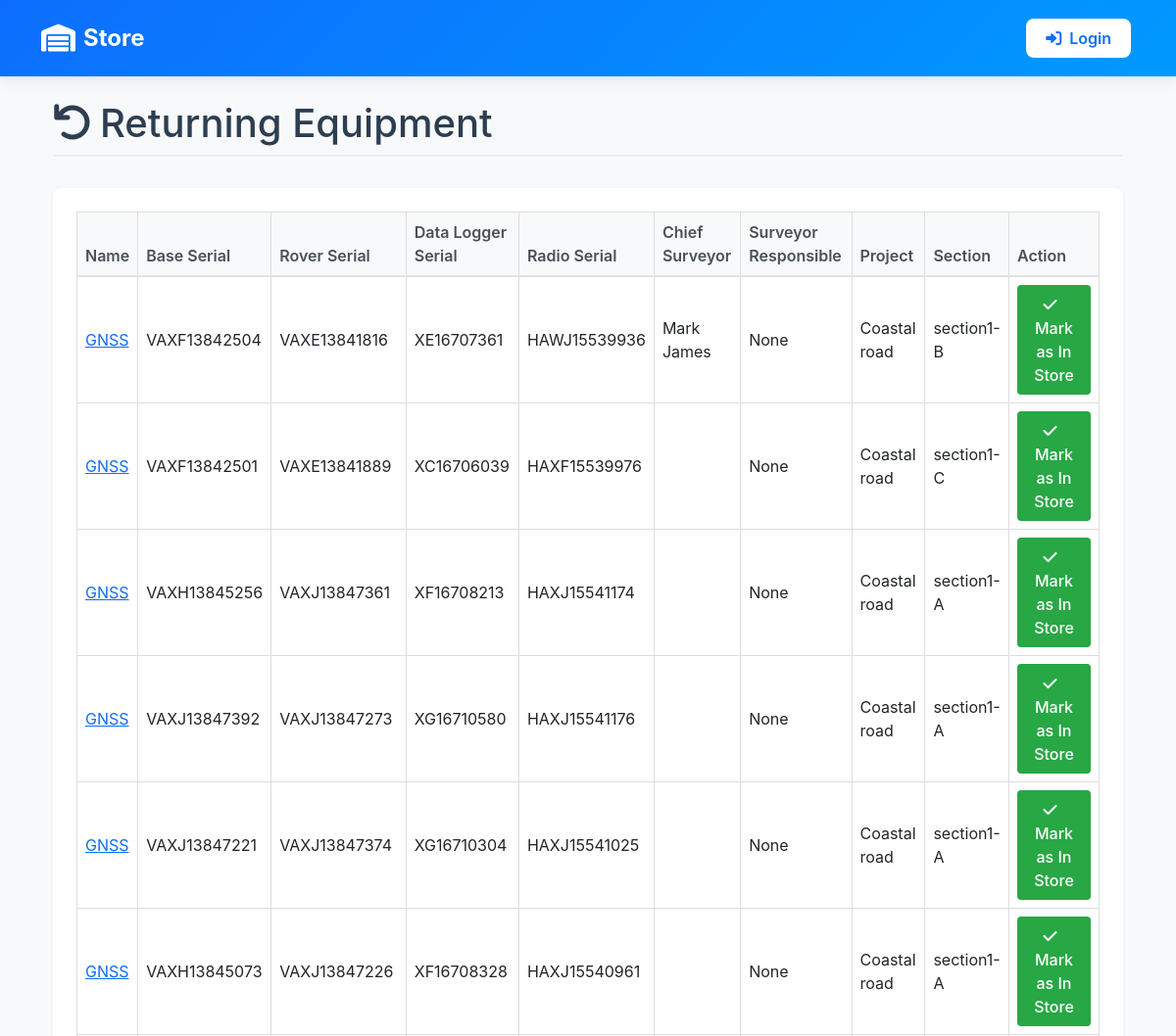
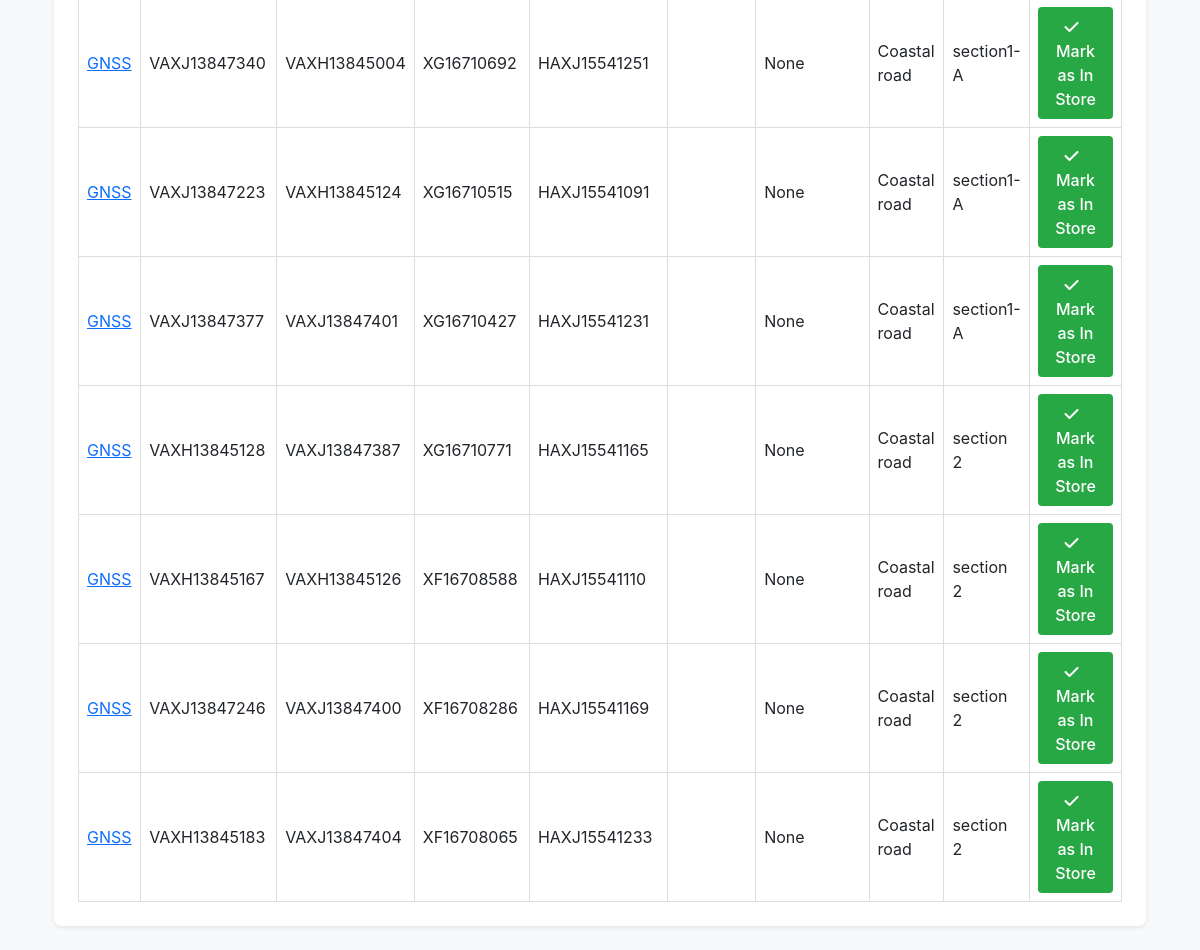
Screenshot of /inventory/store/returning/ with the database file from the repository (2 pictures, top to bottom).
### inventory/models.py (models this page shows, shortened)
class EquipmentsInSurvey(models.Model):
    name = models.CharField(max_length=100)
    date_of_receiving_from_supplier = models.DateField()
    supplier = models.CharField(max_length=20)
    base_serial = models.CharField(max_length=100)
    roover_serial = models.CharField(max_length=100)
    data_logger_serial = models.CharField(max_length=100)
    radio_serial = models.CharField(max_length=100)
    chief_surveyor = models.ForeignKey(User, on_delete=models.CASCADE, null=True)
    surveyor_responsible = models.CharField(max_length=100, null=True)
    project = models.CharField(max_length=20)
    section = models.CharField(max_length=100)
    date_receiving_from_department = models.DateField()
    status = models.CharField(choices=[('In Store', 'In Store'), ('In Field', 'In Field'), ('With Chief Surveyor', 'With Chief Surveyor'), ('Returning', 'Returning')], max_length=100, default='In Store')

### inventory/views.py (the view, shortened to what this page needs)
# urls.py: path('store/returning/', views.store_returning, name='store_returning')
def store_returning(request):
    data = EquipmentsInSurvey.objects.filter(status='Returning')
    return render(request, 'inventory/store_returning.html', {'data': data})

### inventory/context_processors.py (called while the page is built)
def is_admin(request):
    return {'is_admin': request.user.is_authenticated and request.user.is_superuser}

### inventory/templates/inventory/store_returning.html (shortened to what this page needs)
{% extends 'base_dashboard.html' %}
{% load static %}
{% block content %}
<div class="container py-4">
    <h1 class="page-title">
        <i class="fas fa-undo me-2"></i>Returning Equipment
    </h1>
    {% if data %}
    <div class="table-container">
        <div class="table-responsive">
            <table class="table table-hover">
                <thead>
                    <tr>
                        <th>Name</th>
                        <th>Base Serial</th>
                        <th>Rover Serial</th>
                        <th>Data Logger Serial</th>
                        <th>Radio Serial</th>
                        <th>Chief Surveyor</th>
                        <th>Surveyor Responsible</th>
                        <th>Project</th>
                        <th>Section</th>
                        <th>Action</th>
                    </tr>
                </thead>
                <tbody>
                    {% for equipment in data %}
                    <tr>
                        <td><a href="{% url 'equipment_detail' equipment.id %}">{{ equipment.name }}</a></td>
                        <td>{{ equipment.base_serial }}</td>
                        <td>{{ equipment.roover_serial }}</td>
                        <td>{{ equipment.data_logger_serial }}</td>
                        <td>{{ equipment.radio_serial }}</td>
                        <td>{{ equipment.chief_surveyor.get_full_name }}</td>
                        <td>{{ equipment.surveyor_responsible }}</td>
                        <td>{{ equipment.project }}</td>
                        <td>{{ equipment.section }}</td>
                        <td>
                            <form method="post" style="display: inline;">
                                <button type="submit" class="btn btn-store">
                                    <i class="fas fa-check me-2"></i>Mark as In Store
                                </button>
                            </form>
                        </td>
                    </tr>
                    {% endfor %}
                </tbody>
            </table>
        </div>
    </div>
    {% else %}
    <div class="empty-state">
        <i class="fas fa-check-circle"></i>
        <h3>No Returning Equipment</h3>
        <p>There are currently no equipment items marked as returning.</p>
    </div>
    {% endif %}
</div>
{% endblock %}

### inventory/templates/inventory/store_returning.html (style rules this page uses)
.table-container { background: white; border-radius: 8px; box-shadow: 0 0.125rem 0.25rem rgba(0, 0, 0, 0.075); padding: 1.5rem; margin-top: 2rem; }
.table { margin-bottom: 0; }
.table th { background-color: #f8f9fa; border-bottom: 2px solid #dee2e6; color: #495057; font-weight: 600; }
.table td { vertical-align: middle; }
.btn-store { background-color: #28a745; border: none; padding: 0.5rem 1rem; border-radius: 4px; color: white; font-weight: 500; transition: all 0.2s ease; }
.page-title { color: #2c3e50; margin-bottom: 1.5rem; padding-bottom: 0.5rem; border-bottom: 2px solid #e9ecef; }

### inventory/templates/base_dashboard.html (style rules this page uses)
body { font-family: 'Inter', Arial, sans-serif; margin: 0; padding: 0; background-color: #f8f9fa; }
table { width: 100%; border-collapse: collapse; }
th, td { border: 1px solid #ddd; padding: 8px; text-align: left; }
th { background-color: #f2f2f2; }
tr:nth-child(even) { background-color: #f9f9f9; }

### rows the page displays
EquipmentsInSurvey: name "GNSS", base_serial "VAXF13842504", roover_serial "VAXE13841816", data_logger_serial "XE16707361", radio_serial "HAWJ15539936", chief_surveyor.get_full_name "Mark James", surveyor_responsible "None", project "Coastal road", section "section1-B"
EquipmentsInSurvey: name "GNSS", base_serial "VAXF13842501", roover_serial "VAXE13841889", data_logger_serial "XC16706039", radio_serial "HAXF15539976", surveyor_responsible "None", project "Coastal road", section "section1-C"
EquipmentsInSurvey: name "GNSS", base_serial "VAXH13845256", roover_serial "VAXJ13847361", data_logger_serial "XF16708213", radio_serial "HAXJ15541174", surveyor_responsible "None", project "Coastal road", section "section1-A"
EquipmentsInSurvey: name "GNSS", base_serial "VAXJ13847392", roover_serial "VAXJ13847273", data_logger_serial "XG16710580", radio_serial "HAXJ15541176", surveyor_responsible "None", project "Coastal road", section "section1-A"
EquipmentsInSurvey: name "GNSS", base_serial "VAXJ13847221", roover_serial "VAXJ13847374", data_logger_serial "XG16710304", radio_serial "HAXJ15541025", surveyor_responsible "None", project "Coastal road", section "section1-A"
EquipmentsInSurvey: name "GNSS", base_serial "VAXH13845073", roover_serial "VAXJ13847226", data_logger_serial "XF16708328", radio_serial "HAXJ15540961", surveyor_responsible "None", project "Coastal road", section "section1-A"
EquipmentsInSurvey: name "GNSS", base_serial "VAXJ13847340", roover_serial "VAXH13845004", data_logger_serial "XG16710692", radio_serial "HAXJ15541251", surveyor_responsible "None", project "Coastal road", section "section1-A"
EquipmentsInSurvey: name "GNSS", base_serial "VAXJ13847223", roover_serial "VAXH13845124", data_logger_serial "XG16710515", radio_serial "HAXJ15541091", surveyor_responsible "None", project "Coastal road", section "section1-A"
EquipmentsInSurvey: name "GNSS", base_serial "VAXJ13847377", roover_serial "VAXJ13847401", data_logger_serial "XG16710427", radio_serial "HAXJ15541231", surveyor_responsible "None", project "Coastal road", section "section1-A"
EquipmentsInSurvey: name "GNSS", base_serial "VAXH13845128", roover_serial "VAXJ13847387", data_logger_serial "XG16710771", radio_serial "HAXJ15541165", surveyor_responsible "None", project "Coastal road", section "section 2"
EquipmentsInSurvey: name "GNSS", base_serial "VAXH13845167", roover_serial "VAXH13845126", data_logger_serial "XF16708588", radio_serial "HAXJ15541110", surveyor_responsible "None", project "Coastal road", section "section 2"
EquipmentsInSurvey: name "GNSS", base_serial "VAXJ13847246", roover_serial "VAXJ13847400", data_logger_serial "XF16708286", radio_serial "HAXJ15541169", surveyor_responsible "None", project "Coastal road", section "section 2"
EquipmentsInSurvey: name "GNSS", base_serial "VAXH13845183", roover_serial "VAXJ13847404", data_logger_serial "XF16708065", radio_serial "HAXJ15541233", surveyor_responsible "None", project "Coastal road", section "section 2"
